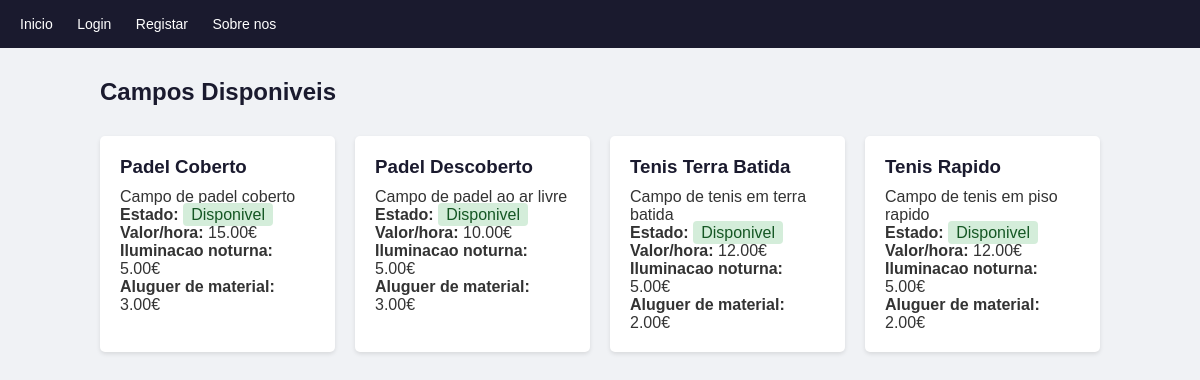
The app's page /campos.php, older data.
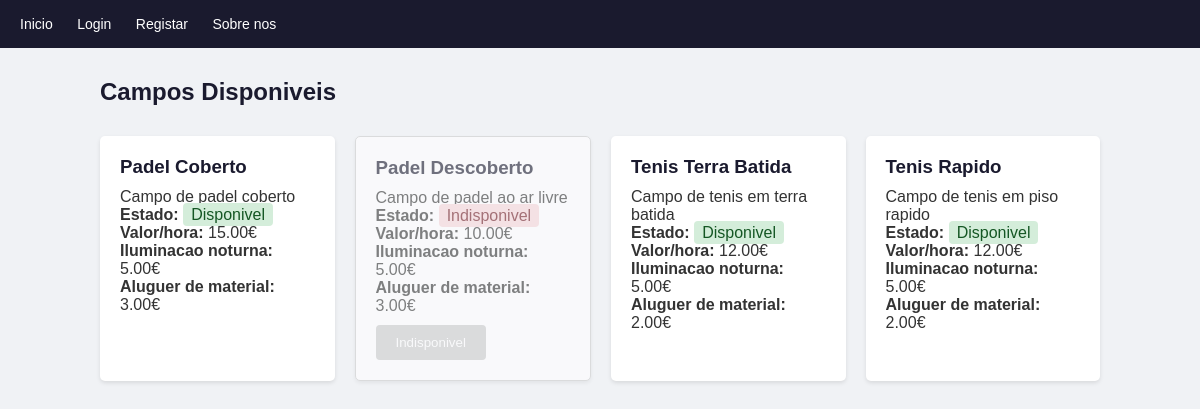
The same page, newer data.
### tables this page shows
CREATE TABLE IF NOT EXISTS campos (
    id INT AUTO_INCREMENT PRIMARY KEY,
    tipo_campo VARCHAR(100),
    estado ENUM('disponivel', 'manutencao') DEFAULT 'disponivel',
    valor DECIMAL(10,2),
    descricao TEXT,
    custo_iluminacao DECIMAL(10,2) DEFAULT 0.00,
    custo_aluguer_material DECIMAL(10,2) DEFAULT 0.00
);

### campos.php (the view, shortened to what this page needs)
<?php
require_once 'config/database.php';
$stmt = $pdo->query("SELECT * FROM campos");
$campos = $stmt->fetchAll();
?>
<!DOCTYPE html>
<html lang="pt">
<head>
    <link rel="stylesheet" href="css/style.css">
</head>
<body>
    <nav>
        <a href="index.php">Inicio</a>
        <?php if (isset($_SESSION['user_id'])): ?>
            <a href="reservas.php">Reservas</a>
            <a href="campos.php">Campos</a>
            <a href="payments.php">Pagamentos</a>
            <a href="history.php">Historico</a>
            <a href="logout.php">Logout</a>
        <?php else: ?>
            <a href="login.php">Login</a>
            <a href="register.php">Registar</a>
        <?php endif; ?>
        <a href="about.php">Sobre nos</a>
    </nav>
    <div class="container">
        <h2>Campos Disponiveis</h2>
        <div class="cards">
            <?php foreach ($campos as $campo): ?>
                <div class="card <?= $campo['estado'] == 'manutencao' ? 'card-indisponivel' : '' ?>">
                    <h3><?= $campo['tipo_campo'] ?></h3>
                    <p><?= $campo['descricao'] ?></p>
                    <p><strong>Estado:</strong>
                        <?php if ($campo['estado'] == 'disponivel'): ?>
                            <span class="badge-disponivel">Disponivel</span>
                        <?php else: ?>
                            <span class="badge-indisponivel">Indisponivel</span>
                        <?php endif; ?>
                    </p>
                    <p><strong>Valor/hora:</strong> <?= $campo['valor'] ?>€</p>
                    <p><strong>Iluminacao noturna:</strong> <?= $campo['custo_iluminacao'] ?>€</p>
                    <p><strong>Aluguer de material:</strong> <?= $campo['custo_aluguer_material'] ?>€</p>
                    <?php if ($campo['estado'] == 'disponivel' && isset($_SESSION['user_id'])): ?>
                        <a href="reservas.php"><button>Reservar</button></a>
                    <?php elseif ($campo['estado'] == 'manutencao'): ?>
                        <button disabled>Indisponivel</button>
                    <?php endif; ?>
                </div>
            <?php endforeach; ?>
        </div>
    </div>
</body>
</html>

### css/style.css (style rules this page uses)
* { margin: 0; padding: 0; box-sizing: border-box; }
body { font-family: Arial, sans-serif; background-color: #f0f2f5; color: #333; }
nav { background-color: #1a1a2e; padding: 15px 20px; }
nav a { color: white; text-decoration: none; margin-right: 20px; font-size: 14px; }
.container { width: 90%; max-width: 1000px; margin: 30px auto; }
h1, h2 { margin-bottom: 20px; color: #1a1a2e; }
button { padding: 10px 20px; background-color: #1a1a2e; color: white; border: none; border-radius: 4px; cursor: pointer; margin-top: 10px; }
.cards { display: flex; gap: 20px; margin: 30px 0; flex-wrap: wrap; }
.card { background-color: white; padding: 20px; border-radius: 5px; flex: 1; min-width: 200px; box-shadow: 0 2px 4px rgba(0, 0, 0, 0.1); }
.card h3 { color: #1a1a2e; margin-bottom: 10px; }
.card-indisponivel { opacity: 0.6; border: 1px solid #ccc; }
.badge-disponivel { background-color: #d4edda; color: #155724; padding: 3px 8px; border-radius: 4px; }
.badge-indisponivel { background-color: #f8d7da; color: #721c24; padding: 3px 8px; border-radius: 4px; }
button:disabled { background-color: #ccc; cursor: not-allowed; }

Row changes from the older to the newer data that the page shows:
changed campos "Padel Descoberto": estado "Disponivel" → "Indisponivel Indisponivel"
